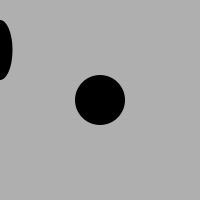
Frame 1 (no input)
Frame 60 (the mouse pressed at the canvas centre just before this capture): identical to frame 1, image omitted
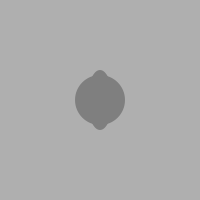
Frame 120 (the mouse held since frame 60 and released just before this capture)

The Processing sketch that drew these frames (run headless with seeded random() and noise(); from frame 60 on, the mouse is pressed at the canvas centre):

// Processing sketch: Day_11
// ── Day_11.pde
//day 11_1 Mapping Values

void setup(){
  size(200,200); //size of setup
  noStroke(); //zero stroke
}
void draw (){
  background(175);
  float c1 = map(mouseX,0,width,0,255);
  fill(c1);
  println(mouseX, c1);
  ellipse(100,100,50,50);
  float x1 = map(mouseX,0,width,50,150);
  ellipse(mouseX,x1,25,60);
}
